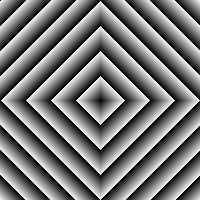
#> input picture Assignment-1/Images/binary_image2.jpg, 200 x 200 px, found by its file name
$ python que8.py
#> lines starting #> are read from the running program, lines starting #| are printed output that depends on the picture
import cv2
import numpy as np
from matplotlib import pyplot as plt

binary_image = cv2.imread('binary_image2.jpg',cv2.IMREAD_GRAYSCALE)	#read gray-scale image
#> binary_image is the input picture: shape (200, 200); min 0, max 245, mean 120

#define prewitt and sobel masks of size 3x3
prewittxmask = np.array([[1,1,1],[0,0,0],[-1,-1,-1]])
prewittymask = np.array([[1,0,-1],[1,0,-1],[1,0,-1]])

sobelxmask = np.array([[1,2,1],[0,0,0],[-1,-2,-1]])
sobelymask = np.array([[1,0,-1],[2,0,-2],[1,0,-1]])

#apply all masks on binary image using in-built filter2D function
prewittx = cv2.filter2D(binary_image,-1,prewittxmask)
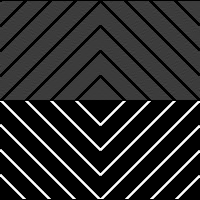
#> prewittx: shape (200, 200); min 0, max 255, mean 42.4
prewitty = cv2.filter2D(binary_image,-1,prewittymask)
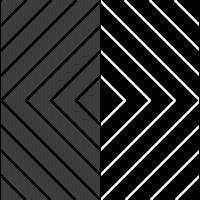
#> prewitty: shape (200, 200); min 0, max 255, mean 42.4

sobelx = cv2.filter2D(binary_image,-1,sobelxmask)
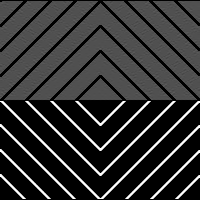
#> sobelx: shape (200, 200); min 0, max 255, mean 50
sobely = cv2.filter2D(binary_image,-1,sobelymask)
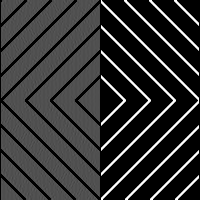
#> sobely: shape (200, 200); min 0, max 255, mean 50

#plot all the images
plt.subplot(3,3,2),plt.imshow(binary_image,cmap = 'gray'),plt.title('Original'), plt.xticks([]), plt.yticks([])
plt.subplot(3,3,4),plt.imshow(sobelx,cmap = 'gray'),plt.title('Sobel X'), plt.xticks([]), plt.yticks([])
plt.subplot(3,3,7),plt.imshow(sobely,cmap = 'gray'),plt.title('Sobel Y'), plt.xticks([]), plt.yticks([])
plt.subplot(3,3,6),plt.imshow(prewittx,cmap = 'gray'),plt.title('Prewitt X'), plt.xticks([]), plt.yticks([])
plt.subplot(3,3,9),plt.imshow(prewitty,cmap = 'gray'),plt.title('Prewitt Y'), plt.xticks([]), plt.yticks([])

plt.show()

$ run again, with Assignment-1/Images/binary_image3.jpg copied over Assignment-1/Images/binary_image2.jpg
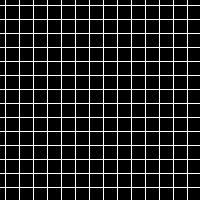
#> input picture Assignment-1/Images/binary_image3.jpg, 200 x 200 px, found by its file name
#> binary_image is the input picture: shape (200, 200); min 0, max 255, mean 34.6
#> `prewittx = cv2.filter2D(binary_image,-1,prewittxmask)`:
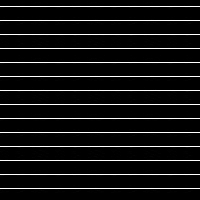
#> prewittx: shape (200, 200); min 0, max 255, mean 18.1
#> `prewitty = cv2.filter2D(binary_image,-1,prewittymask)`:
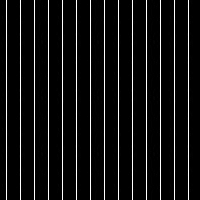
#> prewitty: shape (200, 200); min 0, max 255, mean 18.1

$ run again, with Assignment-1/Images/binary_image4.jpg copied over Assignment-1/Images/binary_image2.jpg
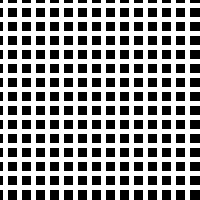
#> input picture Assignment-1/Images/binary_image4.jpg, 200 x 200 px, found by its file name
#> binary_image is the input picture: shape (200, 200); min 0, max 255, mean 147.1
#> `prewittx = cv2.filter2D(binary_image,-1,prewittxmask)`:
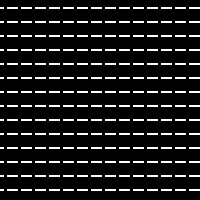
#> prewittx: shape (200, 200); min 0, max 255, mean 28.6
#> `prewitty = cv2.filter2D(binary_image,-1,prewittymask)`:
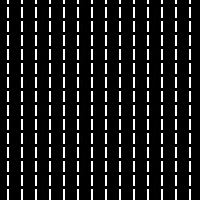
#> prewitty: shape (200, 200); min 0, max 255, mean 28.6
